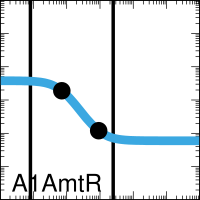

Write gnuplot code to recreate this figure.

set output "demo001_A000_xfer_model_A1_AmtR.eps"
set terminal postscript eps enhanced color "Helvetica, 35" size 2,2
set logscale x
set logscale y
set lmargin screen 0.0
set rmargin screen 1.0
set tmargin screen 1.0
set bmargin screen 0.0
set size ratio 1.0
set border linewidth 2
set tics scale 2
set mxtics 10
set mytics 10
set key bottom left
set key samplen -1
set xrange [0.001:1000.0]
set yrange [0.001:1000.0]
set format y "10^{%L}"    
set format x "10^{%L}"    
set format x ""    
set xlabel '1100'
set arrow from 0.0082,0.001 to 0.0082,1000.0 nohead lw 10 lt 2 lc rgb '#000000'
set arrow from 2.5,0.001 to 2.5,1000.0 nohead lw 10 lt 2 lc rgb '#000000'
ymin = 0.06
ymax = 3.8
K = 0.07
n = 1.6
set dummy x

plot ymin+(ymax-ymin)/(1.0+(x/K)**n) lw 25 lc rgb '#3BA9E0' title 'A1AmtR',\
 "<echo '1 2'" using (0.071418036):(1.8999999942505164)  with points pt 7 ps 4 lc rgb 'black' notitle,\
 "<echo '1 2'" using (0.917082477):(0.11999999997380284)  with points pt 7 ps 4 lc rgb 'black' notitle
